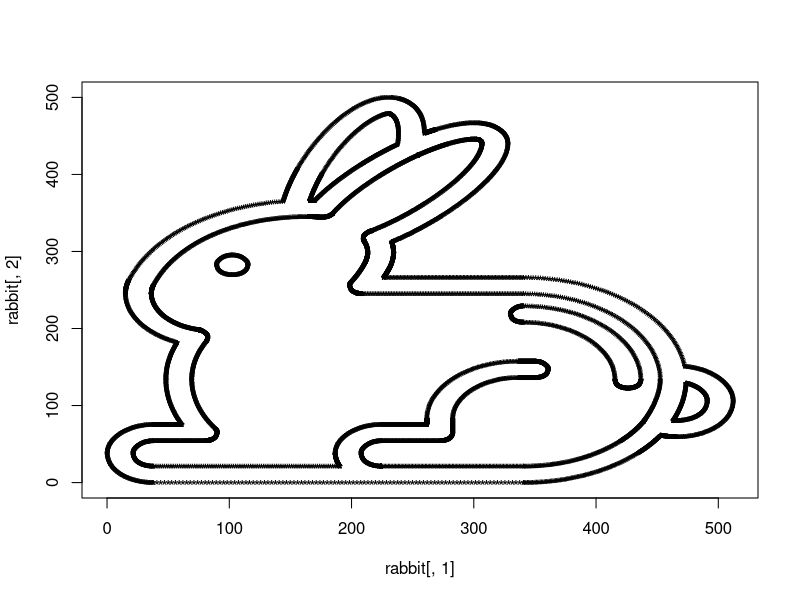

Source code (R):
# Copyright 2024 The Protoscribe Authors.
#
# Licensed under the Apache License, Version 2.0 (the "License");
# you may not use this file except in compliance with the License.
# You may obtain a copy of the License at
#
#     http://www.apache.org/licenses/LICENSE-2.0
#
# Unless required by applicable law or agreed to in writing, software
# distributed under the License is distributed on an "AS IS" BASIS,
# WITHOUT WARRANTIES OR CONDITIONS OF ANY KIND, either express or implied.
# See the License for the specific language governing permissions and
# limitations under the License.

# Display the rabbit points using R.

rabbit <- matrix(scan("protoscribe/glyphs/testdata/rabbit_points.txt"),
                 ncol=2, byrow=TRUE)
pdf("protoscribe/glyphs/testdata/rabbit.pdf")
plot(rabbit[,1], rabbit[,2], pch="*")
